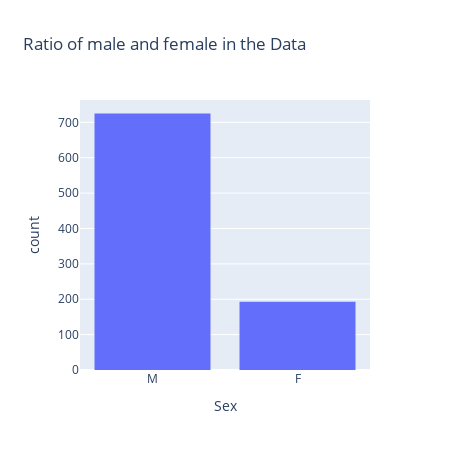

The notebook cell saved with this chart:
### Code cell
fig=px.histogram(df, x="Sex", hover_data=df.columns, title="Ratio of male and female in the Data",width=450, height=450)
fig.show()

### Figure 1 — Plotly figure (JSON) as saved in the notebook; plotly's stock layout.template omitted (floating-point values rounded to 4 significant figures; data arrays with more than 128 entries replaced by an {"elided": "..."} marker saying what was removed)
{"data": [{"alignmentgroup": "True", "bingroup": "x", "hovertemplate": "Sex=%{x}<br>count=%{y}<extra></extra>", "legendgroup": "", "marker": {"color": "#636efa", "pattern": {"shape": ""}}, "name": "", "offsetgroup": "", "orientation": "v", "showlegend": false, "type": "histogram", "x": {"elided": "918 str values"}, "xaxis": "x", "yaxis": "y"}], "layout": {"barmode": "relative", "height": 450, "legend": {"tracegroupgap": 0}, "title": {"text": "Ratio of male and female in the Data"}, "width": 450, "xaxis": {"anchor": "y", "domain": [0, 1], "title": {"text": "Sex"}}, "yaxis": {"anchor": "x", "domain": [0, 1], "title": {"text": "count"}}}}
